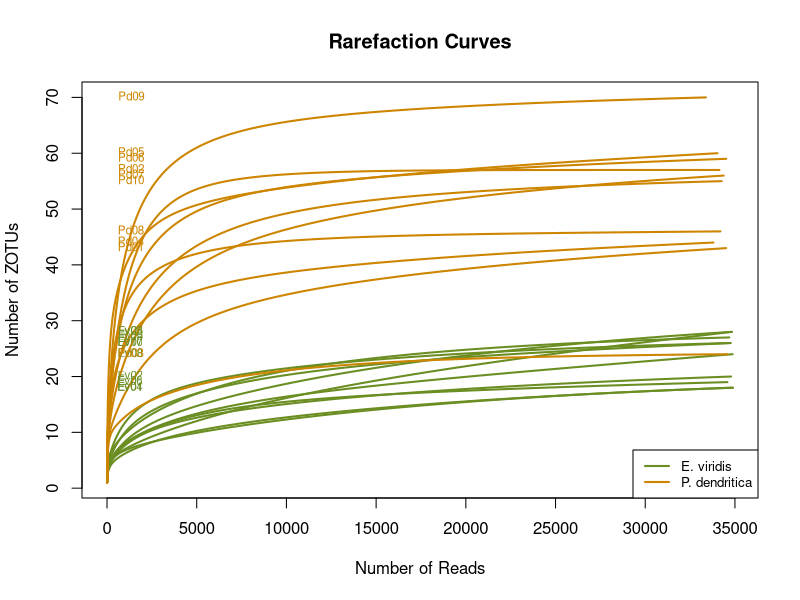
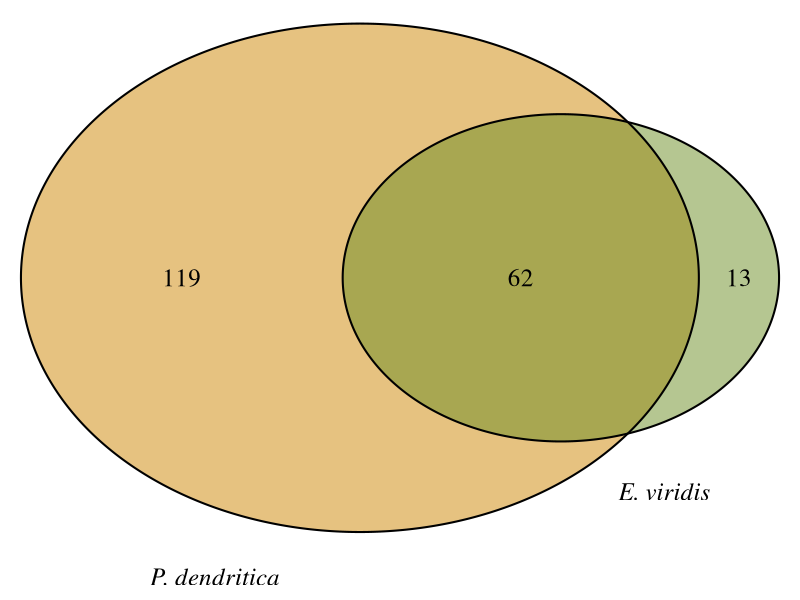
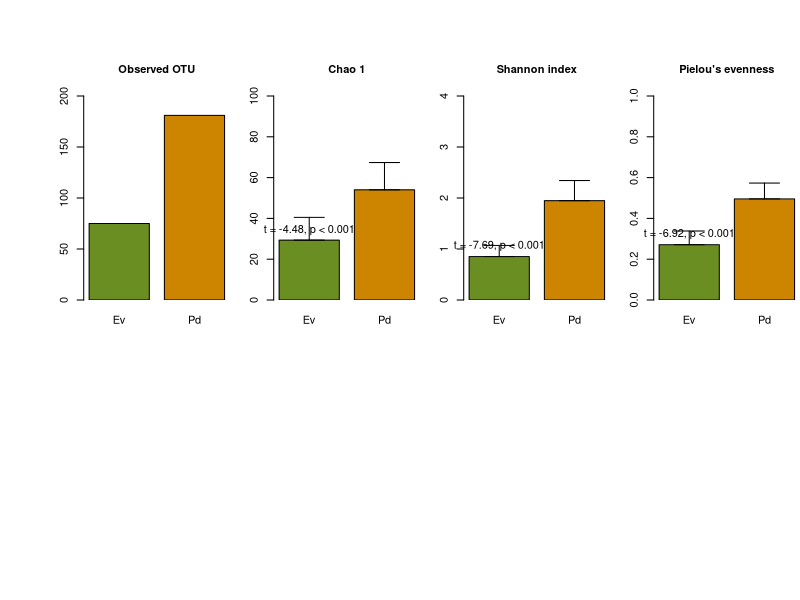
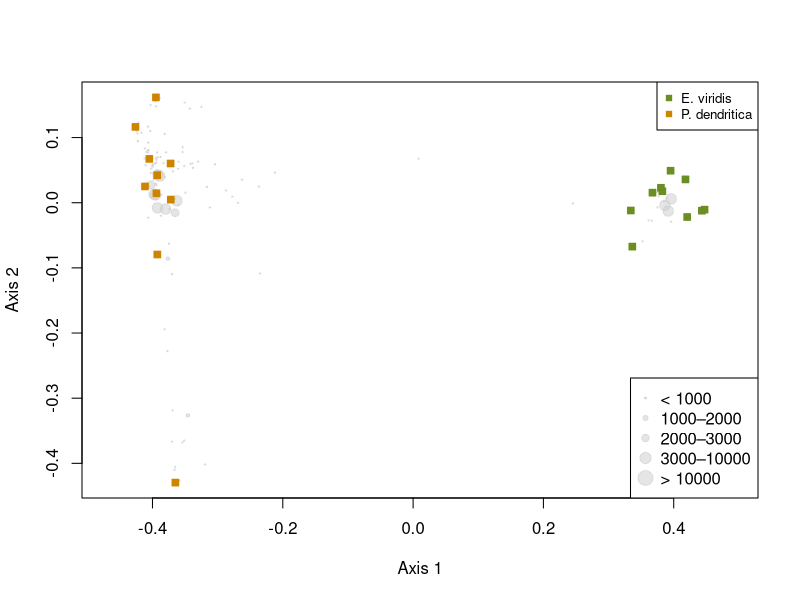
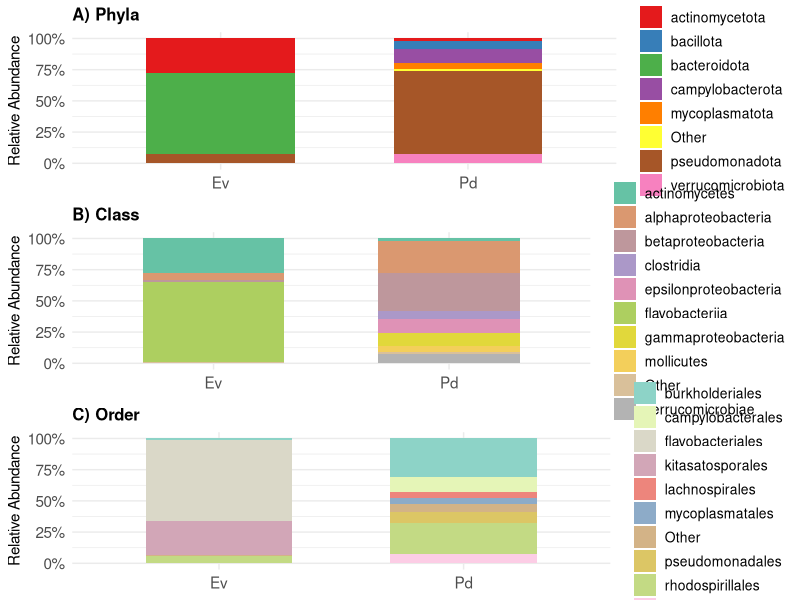

Recreate these plots in R, in order. (Note: this script raises an error after producing the figures.)
##############################################
#
# Title: R Script for Microbiome characterization of the sea slugs Elysia viridis and 
#Placida dendritica: insights into potential roles in kleptoplasty
#
# Description: This script reproduces the analyses and figures presented in the manuscript,
# including Rarefaction (Fig. 1), Venn Diagram (Fig. 2), Alpha Diversity (Fig. 3),
# PCoA & PERMANOVA (Fig. 4), Comparative Taxonomic Composition (Fig. 5),
# and Core Microbiome characterization.
#
## Data availability:
# The input data files (zOTU table and sample metadata) are available
# in the public GitHub repository associated with this study:
# https://github.com/Patriciamartins/Elysia-viridis-and-Placida-dendritica-Microbiome
#
# Files required for running this script:
# - zotus.OTU.table_new.txt  → zOTU abundance and taxonomy table
# - Labels.txt               → sample metadata file
#
#
# Author: Patricia Martins
# Date: March 2025
# R version: 4.2.3
##############################################

# --- Load required libraries ---
library(vegan)
library(VennDiagram)
library(gplots)
library(ggplot2)
library(ggpubr)
library(car)
library(svglite)
library(gridExtra)
library(dplyr)
library(tidyr)
library(RColorBrewer)
library(tidyverse)

# --- Set working directory ---
# Before running the script, set your working directory to the folder
# containing the input data files.
# Example (uncomment and modify if needed):
# setwd("path/to/your/folder")

# If you are using RStudio, the following line will automatically set the working 
# directory to the folder where this script is located.
setwd(dirname(rstudioapi::getActiveDocumentContext()$path))

# --- Load zOTU table (Table S3 from the supplementary material) ---
patricia.df <- read.table("zotus.OTU.table_new.txt", header = TRUE, as.is = TRUE, row.names = 1)

# --- Define biological replicates (samples) ---
patricia.mat <- patricia.df[, c("Ev01","Ev02","Ev03","Ev04","Ev05","Ev06","Ev07","Ev08","Ev09","Ev10",
                                "Pd01","Pd02","Pd03","Pd04","Pd05","Pd06","Pd07","Pd08","Pd09","Pd10")]


##################################################
# SECTION 1 — Rarefaction Curves (Fig. 1)
##################################################


otu_table <- t(patricia.mat)
sample_groups <- factor(gsub("[0-9]+", "", rownames(otu_table)))
sample_colors <- ifelse(sample_groups == "Ev", "olivedrab", "orange3")

pdf("Figure 1.pdf", width = 8, height = 6)
rare_data <- rarecurve(otu_table, step = 20, label = FALSE, col = sample_colors, lwd = 2,
                       xlab = "Number of Reads", ylab = "Number of ZOTUs",
                       main = "Rarefaction Curves")
for (i in seq_along(rare_data)) {
  text(max(rare_data[[i]]), rare_data[[i]][length(rare_data[[i]])],
       labels = rownames(otu_table)[i], pos = 4, cex = 0.7, col = sample_colors[i])
}
legend("bottomright", legend = c("E. viridis", "P. dendritica"),
       col = c("olivedrab", "orange3"), lty = 1, lwd = 2, cex = 0.8)
dev.off()


##################################################
# SECTION 2 — Venn Diagram (Fig. 2)
##################################################


patricia.mat_Ev <- patricia.mat[, grep("Ev", colnames(patricia.mat))]
patricia.mat_Pd <- patricia.mat[, grep("Pd", colnames(patricia.mat))]

E.viridis <- names(rowSums(patricia.mat_Ev)[rowSums(patricia.mat_Ev) >= 1])
P.dendritica <- names(rowSums(patricia.mat_Pd)[rowSums(patricia.mat_Pd) >= 1])

svglite("Figure 2.svg", width = 5, height = 5)
draw.pairwise.venn(
  area1 = length(E.viridis),
  area2 = length(P.dendritica),
  cross.area = length(intersect(E.viridis, P.dendritica)),
  category = c(expression(italic("E. viridis")), expression(italic("P. dendritica"))),
  fill = c("olivedrab", "orange3"), alpha = 0.5,
  cex = 1.5, cat.cex = 1.5, cat.pos = c(-20, 20), cat.dist = c(0.05, 0.05)
)
dev.off()


##################################################
# SECTION 3 — Alpha Diversity (Fig. 3)
##################################################


patricia.mat.red2<-patricia.df[,c("Ev01","Ev02","Ev03","Ev04","Ev05", "Ev06", "Ev07","Ev08","Ev09","Ev10","Pd01","Pd02","Pd03","Pd04","Pd05","Pd06","Pd07","Pd08", "Pd09","Pd10")]

species.abundance.red2<-apply(patricia.mat.red2,1,sum)

sample.abundance.red2<-apply(patricia.mat.red2,2,sum)


labels<-read.table("Labels.txt", header=TRUE,as.is=TRUE,row.names=1)

patricia.mean1<-t(patricia.mat.red2)

patricia.mean<-apply(patricia.mean1,2, function(x){tapply(x, labels$Sp, mean)})


patricia.mean <- apply(patricia.mean1, 2, function(x){tapply(x, labels$Sp, mean)})

patricia.sd <- apply(patricia.mean1, 2, function(x){tapply(x, labels$Sp, sd)})


patricia.stats <- data.frame(
  Mean = as.vector(patricia.mean),
  SD = as.vector(patricia.sd)
)
#rownames(patricia.stats) <- rownames(patricia.mean)

shannons.diversity <- diversity(patricia.mean, index = "shannon")
shannons.diversity_ <- diversity(t(patricia.mat.red2), index = "shannon")

Species.richness <- specnumber(patricia.mean)
Species.richness_ <- specnumber(t(patricia.mat.red2))

Pielous.evenness <- shannons.diversity / log(Species.richness)
Pielous.evenness_ <- shannons.diversity_ / log(Species.richness_)

chao1 <- estimateR(t(patricia.mat.red2))["S.chao1", ]

shannons.mean <- tapply(shannons.diversity_, labels$Sp, mean)
shannons.sd <- tapply(shannons.diversity_, labels$Sp, sd)
shannons.stats <- data.frame(Mean = shannons.mean, SD = shannons.sd)

species.mean <- tapply(Species.richness_, labels$Sp, mean)
species.sd <- tapply(Species.richness_, labels$Sp, sd)
species.stats <- data.frame(Mean = species.mean, SD = species.sd)

pielou.mean <- tapply(Pielous.evenness_, labels$Sp, mean)
pielou.sd <- tapply(Pielous.evenness_, labels$Sp, sd)
pielou.stats <- data.frame(Mean = pielou.mean, SD = pielou.sd)

chao1.mean <- tapply(chao1, labels$Sp, mean)
chao1.sd <- tapply(chao1, labels$Sp, sd)
chao1.stats <- data.frame(Mean = chao1.mean, SD = chao1.sd)

Species.richness<-specnumber(patricia.mean)
Species.richness_ <- data.frame(Species.richness)

Species.richness_all<-specnumber(t(patricia.mat.red2))

#Test for significance

diversity_data <- data.frame(
  Group = labels$Sp,  
  Chao1 = chao1,  
  Shannon = shannons.diversity_,  
  Observed_OTU = Species.richness_all,  
  Pielou = Pielous.evenness_  
)

# Test for normality
shapiro.test(diversity_data$Observed_OTU[diversity_data$Group == "Ev"])
shapiro.test(diversity_data$Observed_OTU[diversity_data$Group == "Pd"])

# Test for homogeneity of variances
leveneTest(Observed_OTU ~ Group, data = diversity_data)
t.test(Observed_OTU ~ Group, data = diversity_data, var.equal = TRUE)

shapiro.test(diversity_data$Chao1[diversity_data$Group == "Ev"])
shapiro.test(diversity_data$Chao1[diversity_data$Group == "Pd"])

leveneTest(Chao1 ~ Group, data = diversity_data)
t.test(Chao1 ~ Group, data = diversity_data, var.equal = TRUE)

shapiro.test(diversity_data$Shannon[diversity_data$Group == "Ev"])
shapiro.test(diversity_data$Shannon[diversity_data$Group == "Pd"])

leveneTest(Shannon ~ Group, data = diversity_data)
t.test(Shannon ~ Group, data = diversity_data, var.equal = TRUE)

shapiro.test(diversity_data$Pielou[diversity_data$Group == "Ev"])
shapiro.test(diversity_data$Pielou[diversity_data$Group == "Pd"])

leveneTest(Pielou ~ Group, data = diversity_data)
t.test(Pielou ~ Group, data = diversity_data, var.equal = TRUE)


#Barplot

svglite(file="Figure 3.svg")

opar <- par(no.readonly=TRUE)
par(mfrow = c(1,4), omi=c(3,0.4,0,0), plt=c(0.23,1,0,0.68), cex.main=1, xpd=TRUE)

# Observed OTU
bar1 <- barplot2(height=as.matrix(Species.richness_[,1]),las=0,names.arg=c("Ev","Pd"), main= "Observed OTU", beside=TRUE, space=c(0.25,0.25),  ci.l = Species.richness_[,1], ci.u = Species.richness_[,1] + Species.richness_[,2], col=c("olivedrab", "orange3"),ylim=c(0,200))

# Chao 1
bar2 <- barplot2(height=as.matrix(chao1.stats[,1]),
                 las=0, names.arg=c("Ev", "Pd"), main="Chao 1", beside=TRUE, 
                 space=c(0.25, 0.25), plot.ci=TRUE, ci.l=chao1.stats[,1], 
                 ci.u=chao1.stats[,1] + chao1.stats[,2], 
                 col=c("olivedrab", "orange3"), ylim=c(0,100))
text(x=bar2, y=chao1.stats[,1] + 5, 
     labels=c("t = -4.48, p < 0.001", ""), cex=1, col="black")  # Adjust values

# Shannon index
bar3 <- barplot2(height=as.matrix(shannons.stats[,1]),
                 las=0, names.arg=c("Ev", "Pd"), main="Shannon index", beside=TRUE, 
                 space=c(0.25, 0.25), plot.ci=TRUE, ci.l=shannons.stats[,1], 
                 ci.u=shannons.stats[,1] + shannons.stats[,2], 
                 col=c("olivedrab", "orange3"), ylim=c(0,4))
text(x=bar3, y=shannons.stats[,1] + 0.2, 
     labels=c("t = -7.69, p < 0.001", ""), cex=1, col="black")  # Adjust values

# Pielou's evenness
bar4 <- barplot2(height=as.matrix(pielou.stats[,1]),
                 las=0, names.arg=c("Ev", "Pd"), main="Pielou's evenness", beside=TRUE, 
                 space=c(0.25, 0.25), plot.ci=TRUE, ci.l=pielou.stats[,1], 
                 ci.u=pielou.stats[,1] + pielou.stats[,2], 
                 col=c("olivedrab", "orange3"), ylim=c(0,1))
text(x=bar4, y=pielou.stats[,1] + 0.05, 
     labels=c("t = -6.92, p < 0.001", ""), cex=1, col="black")  # Adjust values

dev.off()


##################################################
# SECTION 4 — PCoA Ordination & PERMANOVA (Fig. 4)
##################################################

patricia.bray.dist <- vegdist(t(log(patricia.mat + 1)), method = "bray")
patricia.pco <- cmdscale(patricia.bray.dist, eig = TRUE)
patricia.wa1 <- wascores(patricia.pco$points, t(patricia.mat))
species.abundance <- apply(patricia.mat, 1, sum)

# --- PCoA ordination plot ---
svglite("Figure 4.svg", width = 6, height = 6)
translucentGreyBorder <- adjustcolor("grey80", alpha.f = 0.5)
translucentGreyFill   <- adjustcolor("grey80", alpha.f = 0.5)
sample_colors <- c(rep("olivedrab", 10), rep("orange3", 10))
sample_symbols <- rep(22, 20)
x_range <- range(c(patricia.wa1[, 1], patricia.pco$points[, 1]))
y_range <- range(c(patricia.wa1[, 2], patricia.pco$points[, 2]))
plot(x_range, y_range, type = "n", xlab = "Axis 1", ylab = "Axis 2", asp = 1)

groups <- list(
  which(species.abundance < 1000),
  which(species.abundance >= 1000 & species.abundance < 2000),
  which(species.abundance >= 2000 & species.abundance < 3000),
  which(species.abundance >= 3000 & species.abundance < 10000),
  which(species.abundance >= 10000)
)
sizes <- c(0.3, 0.7, 1.0, 1.5, 2.0)
for (i in seq_along(groups)) {
  points(patricia.wa1[groups[[i]], 1], patricia.wa1[groups[[i]], 2],
         pch = 21, cex = sizes[i] * 0.7, col = translucentGreyBorder, bg = translucentGreyFill)
}
points(patricia.pco$points[, 1], patricia.pco$points[, 2],
       pch = sample_symbols, col = sample_colors, bg = sample_colors)
legend("topright", legend = c("E. viridis", "P. dendritica"),
       pch = 22, pt.bg = c("olivedrab", "orange3"), col = c("olivedrab", "orange3"), cex = 0.8)
legend("bottomright", legend = c("< 1000", "1000–2000", "2000–3000", "3000–10000", "> 10000"),
       pch = 21, pt.cex = sizes, pt.bg = rep(translucentGreyFill, 5), col = rep(translucentGreyBorder, 5))
dev.off()

# --- PERMANOVA ---
patricia.mat.t <- t(patricia.mat)
dist_matrix <- vegdist(patricia.mat.t, method = "bray")
groups <- factor(labels$Sp)
permanova_result <- adonis2(dist_matrix ~ groups)
print(permanova_result)



##################################################
# SECTION 5 — Comparative Taxonomic Composition (Fig. 5)
##################################################



patricia.df.red <- patricia.df

patricia.mat2 <- patricia.df[, c("Ev01","Ev02","Ev03","Ev04","Ev05", 
                                 "Ev06","Ev07","Ev08","Ev09","Ev10",
                                 "Pd01","Pd02","Pd03","Pd04","Pd05",
                                 "Pd06","Pd07","Pd08","Pd09","Pd10")]

normalize_relative_abundance <- function(mat) {
  sweep(mat, 2, colSums(mat), FUN = "/") * 100
}

process_taxa_data_with_threshold <- function(mat, level_name, threshold = 1) {
  mat_rel_abund <- normalize_relative_abundance(mat)
  df <- as.data.frame(mat_rel_abund)
  df$Taxon <- rownames(df)
  
  df_long <- df %>%
    pivot_longer(cols = -Taxon, names_to = "Sample", values_to = "RelativeAbundance") %>%
    mutate(Sp = substr(Sample, 1, 2))  
  
  df_summary <- df_long %>%
    group_by(Taxon, Sp) %>%
    summarise(Mean = mean(RelativeAbundance, na.rm = TRUE), .groups = "drop") %>%
    mutate(Level = level_name, Percentage = Mean)
  
  df_summary <- df_summary %>%
    mutate(is_low_abundance = Percentage < threshold) %>%
    mutate(Taxon = ifelse(is_low_abundance, "Other", Taxon)) %>%
    group_by(Sp, Taxon, Level) %>%
    summarise(Percentage = sum(Percentage), .groups = "drop")
  
  return(df_summary)
}

patricia.mat.Phylum <- apply(patricia.mat2, 2, function(x) tapply(x, patricia.df.red$Phylum, sum))
patricia.mat.Class  <- apply(patricia.mat2, 2, function(x) tapply(x, patricia.df.red$Class, sum))
patricia.mat.Order  <- apply(patricia.mat2, 2, function(x) tapply(x, patricia.df.red$Order, sum))

threshold_value <- 1
phyla_data <- process_taxa_data_with_threshold(patricia.mat.Phylum, "Phylum", threshold = threshold_value)
class_data <- process_taxa_data_with_threshold(patricia.mat.Class, "Class", threshold = threshold_value)
order_data <- process_taxa_data_with_threshold(patricia.mat.Order, "Order", threshold = threshold_value)
all_taxa_data <- bind_rows(phyla_data, class_data, order_data)

phylum_colors <- colorRampPalette(brewer.pal(8, "Set1"))
class_colors  <- colorRampPalette(brewer.pal(8, "Set2"))
order_colors  <- colorRampPalette(brewer.pal(8, "Set3"))

# Create stacked bar plots
create_taxa_plot_stacked <- function(taxa_level, title, color_palette) {
  taxa_data <- all_taxa_data %>% filter(Level == taxa_level, Sp %in% c("Ev", "Pd"))
  
  ggplot(taxa_data, aes(x = Sp, y = Percentage, fill = Taxon)) +
    geom_bar(stat = "identity", position = "fill", width = 0.6) +
    scale_y_continuous(
      breaks = seq(0, 1, 0.25),
      labels = function(x) paste0(x * 100, "%")  # Adds "%" to y-axis tick labels
    ) +
    labs(title = title, y = "Relative Abundance", x = NULL) +
    theme_minimal() +
    scale_fill_manual(values = color_palette(length(unique(taxa_data$Taxon)))) +
    theme(
      axis.text.x = element_text(size = 11),
      axis.text.y = element_text(size = 11),
      axis.title.y = element_text(size = 11),
      plot.title = element_text(size = 12, face = "bold"),
      legend.title = element_blank(),
      legend.text = element_text(size = 10)
    )
}

plot_phylum <- create_taxa_plot_stacked("Phylum", "A) Phyla", phylum_colors)
plot_class  <- create_taxa_plot_stacked("Class", "B) Class", class_colors)
plot_order  <- create_taxa_plot_stacked("Order", "C) Order", order_colors)

svglite("Figure 5.svg", width = 10, height = 12)
grid.arrange(plot_phylum, plot_class, plot_order, ncol = 1)
dev.off()


  
  ##################################################
  # SECTION 6 — Core Microbiome Analysis
  ##################################################
  
  # Identify zOTUs detected in all replicates of each species
  Ev.samples <- paste0("Ev", sprintf("%02d", 1:10))
  Pd.samples <- paste0("Pd", sprintf("%02d", 1:10))
  
  patricia.mat.Ev <- patricia.df[, Ev.samples]
  patricia.mat.Pd <- patricia.df[, Pd.samples]
  
  present_in_all.Ev <- apply(patricia.mat.Ev, 1, function(x) all(x > 0))
  present_in_all.Pd <- apply(patricia.mat.Pd, 1, function(x) all(x > 0))
  
  core_zOTUs_Ev <- rownames(patricia.mat.Ev)[present_in_all.Ev]
  core_zOTUs_Pd <- rownames(patricia.mat.Pd)[present_in_all.Pd]
  
  Ev_core_perc <- prop.table(as.matrix(Ev_core[, Ev.samples]), 2) * 100
  Pd_core_perc <- prop.table(as.matrix(Pd_core[, Pd.samples]), 2) * 100
  
  write.table(Ev_core_perc, "E_viridis_core_OTUs_relative_abundance.txt", sep = "\t", quote = FALSE)
  write.table(Pd_core_perc, "P_dendritica_core_OTUs_relative_abundance.txt", sep = "\t", quote = FALSE)
  
  Ev_phylum_mean <- tapply(rowMeans(Ev_core_perc), Ev_core$Phylum, mean)
  Pd_phylum_mean <- tapply(rowMeans(Pd_core_perc), Pd_core$Phylum, mean)
  
  barplot(Ev_phylum_mean, col = "olivedrab", main = "Core Phyla - E. viridis",
          ylab = "Mean Relative Abundance (%)", las = 2)
  barplot(Pd_phylum_mean, col = "orange3", main = "Core Phyla - P. dendritica",
          ylab = "Mean Relative Abundance (%)", las = 2)
  
  
